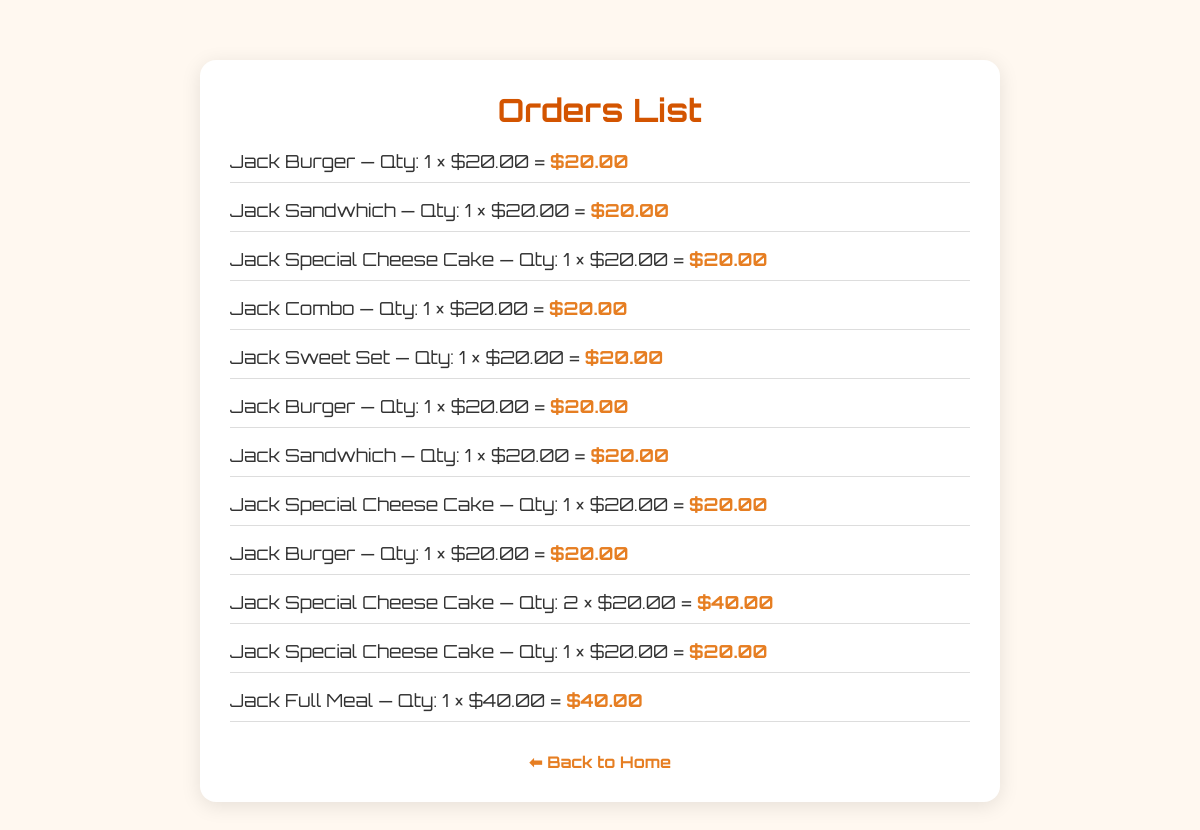
/orders (signed in), run on the app's committed database.
### tables this page shows
CREATE TABLE orders (
                id INTEGER PRIMARY KEY AUTOINCREMENT,
                food_item TEXT NOT NULL,
                quantity INTEGER NOT NULL,
                username TEXT NOT NULL
            );

CREATE TABLE menu (
                id INTEGER PRIMARY KEY AUTOINCREMENT,
                food_item TEXT NOT NULL,
                category TEXT NOT NULL,
                price REAL NOT NULL,
                description TEXT,
                position INTEGER,
                emoji TEXT
            );

### app.py (the view)
@app.route('/orders')
def orders():
    if not session.get('user_logged_in'):
        return redirect(url_for('login'))
    with sqlite3.connect('orders.db') as conn:
        cursor = conn.cursor()
        cursor.execute('''
            SELECT orders.food_item, orders.quantity, menu.price
            FROM orders
            JOIN menu ON orders.food_item = menu.food_item
            WHERE orders.username = ?
        ''', (session.get('username'),))
        orders = cursor.fetchall()
    return render_template('orders.html',
                           orders=orders,
                           user_logged_in=True,
                           username=session.get('username'))

### templates/orders.html (shortened to what this page needs)
<!DOCTYPE html>
<html lang="en">
<head>
    <link rel="stylesheet" href="/static/style.css">
</head>
<body class="day-mode">
    <div class="pamphlet-widget">
        <h1 class="neon-title">Orders List</h1>
        <ul>
            {% for item, qty, price in orders %}
                <li>
                    {{ item }} — Qty: {{ qty }} × ${{ '%.2f'|format(price) }}
                    = <strong>${{ '%.2f'|format(price * qty) }}</strong>
                </li>
            {% endfor %}
        </ul>
        <a class="neon-link" href="/">⬅ Back to Home</a>
    </div>
</body>
</html>

### static/style.css (style rules this page uses)
* { margin: 0; padding: 0; box-sizing: border-box; }
body { font-family: 'Orbitron', sans-serif; min-height: 100vh; display: flex; flex-direction: column; align-items: center; padding: 20px; }
body.day-mode { background: #fff8f0; color: #333; }
.pamphlet-widget { width: 100%; max-width: 800px; background: #ffffff; border-radius: 16px; padding: 40px 30px; margin-top: 20px; box-shadow: 0 6px 24px rgba(0, 0, 0, 0.1); }
.neon-title { font-size: 36px; font-weight: 700; text-align: center; margin-bottom: 20px; }
body.day-mode .neon-title { color: #d35400; }
.neon-link { display: block; margin-top: 20px; text-align: center; font-weight: bold; font-size: 16px; text-decoration: none; }
body.day-mode .neon-link { color: #e67e22; }

### templates/orders.html (style rules this page uses)
body { font-family: 'Orbitron', sans-serif; }
.pamphlet-widget { max-width: 800px; margin: 40px auto; padding: 30px; border-radius: 16px; background: #ffffff; box-shadow: 0 4px 20px rgba(0,0,0,0.1); }
.neon-title { font-size: 32px; text-align: center; margin-bottom: 20px; color: #f39c12; }
ul { list-style: none; padding-left: 0; }
li { margin-bottom: 16px; font-size: 18px; border-bottom: 1px solid #ddd; padding-bottom: 10px; }
.neon-link { display: block; margin-top: 30px; text-align: center; font-weight: bold; text-decoration: none; color: #f39c12; }
strong { color: #e67e22; }

### data on the page
orders: food_item "Jack Burger", quantity "1"
menu: price "20.00", price*qty "20.00"
orders: food_item "Jack Sandwhich", quantity "1"
menu: price "20.00", price*qty "20.00"
orders: food_item "Jack Special Cheese Cake", quantity "1"
menu: price "20.00", price*qty "20.00", price*qty "40.00"
orders: food_item "Jack Combo", quantity "1"
menu: price "20.00", price*qty "20.00"
orders: food_item "Jack Sweet Set", quantity "1"
menu: price "20.00", price*qty "20.00"
orders: food_item "Jack Burger", quantity "1"
orders: food_item "Jack Sandwhich", quantity "1"
orders: food_item "Jack Special Cheese Cake", quantity "1"
orders: food_item "Jack Burger", quantity "1"
orders: food_item "Jack Special Cheese Cake", quantity "2"
orders: food_item "Jack Special Cheese Cake", quantity "1"
orders: food_item "Jack Full Meal", quantity "1"
menu: price "40.00", price*qty "40.00"
